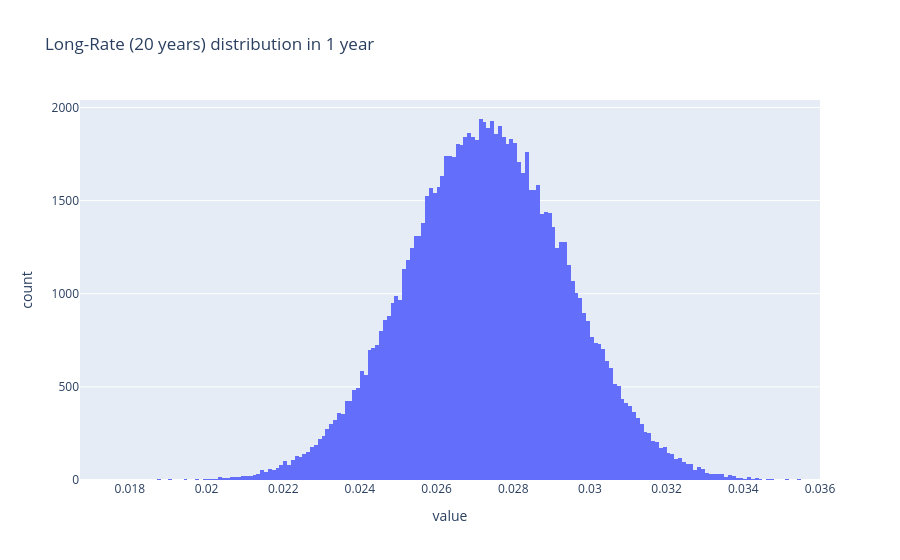

The code cell stored with this chart in its notebook:
### Code cell
# Long Rate R(t, T) simulation
R_t = hw_curve.long_rate(t = 1, T = 20) 
fig = px.histogram(R_t, nbins = 200, title = 'Long-Rate (20 years) distribution in 1 year')
fig.update_layout(showlegend=False)
fig.show()

### Figure 1 — Plotly figure (JSON) as saved in the notebook; plotly's stock layout.template omitted (floating-point values rounded to 4 significant figures; data arrays with more than 128 entries replaced by an {"elided": "..."} marker saying what was removed)
{"data": [{"bingroup": "x", "hovertemplate": "variable=0<br>value=%{x}<br>count=%{y}<extra></extra>", "legendgroup": "0", "marker": {"color": "#636efa", "pattern": {"shape": ""}}, "name": "0", "nbinsx": 200, "orientation": "v", "showlegend": true, "type": "histogram", "x": {"elided": "100000 float values"}, "xaxis": "x", "yaxis": "y"}], "layout": {"barmode": "relative", "legend": {"title": {"text": "variable"}, "tracegroupgap": 0}, "showlegend": false, "title": {"text": "Long-Rate (20 years) distribution in 1 year"}, "xaxis": {"anchor": "y", "domain": [0, 1], "title": {"text": "value"}}, "yaxis": {"anchor": "x", "domain": [0, 1], "title": {"text": "count"}}}}
